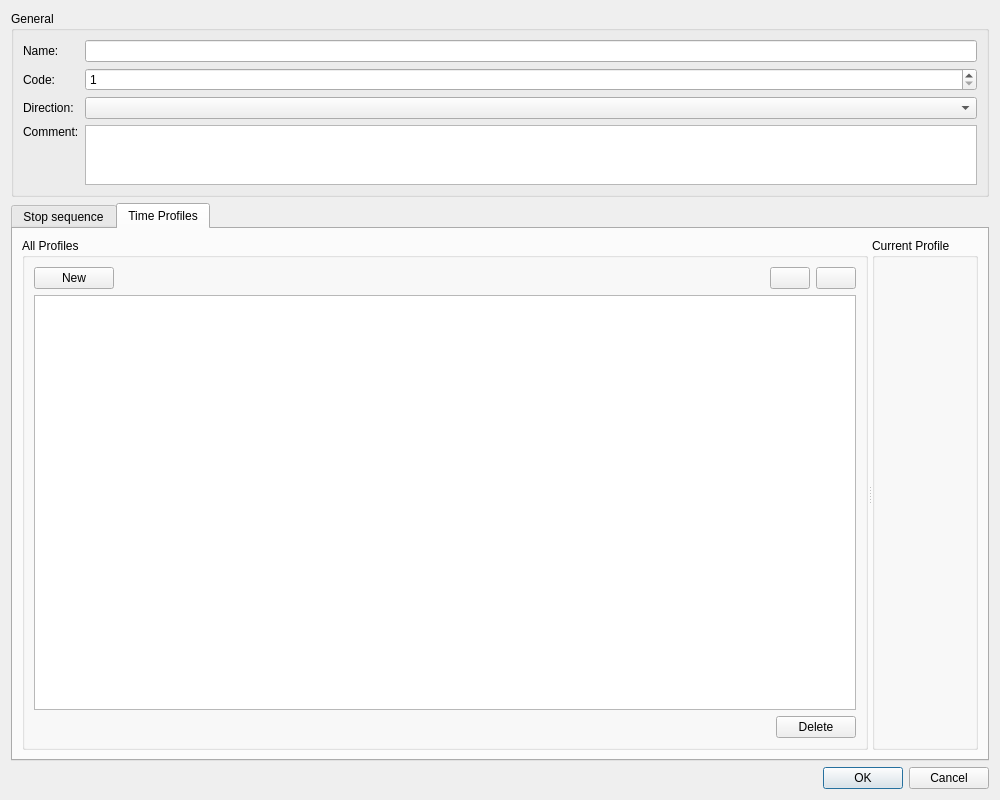
<?xml version="1.0" encoding="UTF-8"?>
<ui version="4.0">
 <class>DlgRouteEditor</class>
 <widget class="QDialog" name="DlgRouteEditor">
  <property name="geometry">
   <rect>
    <x>0</x>
    <y>0</y>
    <width>1000</width>
    <height>800</height>
   </rect>
  </property>
  <property name="windowTitle">
   <string notr="true"/>
  </property>
  <layout class="QVBoxLayout" name="verticalLayout_4">
   <item>
    <widget class="QGroupBox" name="groupBox">
     <property name="title">
      <string>General</string>
     </property>
     <layout class="QFormLayout" name="formLayout">
      <item row="0" column="0">
       <widget class="QLabel" name="lName">
        <property name="text">
         <string>Name:</string>
        </property>
       </widget>
      </item>
      <item row="0" column="1">
       <widget class="QLineEdit" name="leName"/>
      </item>
      <item row="1" column="0">
       <widget class="QLabel" name="lCode">
        <property name="text">
         <string>Code:</string>
        </property>
       </widget>
      </item>
      <item row="1" column="1">
       <widget class="QSpinBox" name="sbCode">
        <property name="minimum">
         <number>1</number>
        </property>
        <property name="maximum">
         <number>999</number>
        </property>
       </widget>
      </item>
      <item row="2" column="0">
       <widget class="QLabel" name="lDirection">
        <property name="text">
         <string>Direction:</string>
        </property>
       </widget>
      </item>
      <item row="2" column="1">
       <widget class="QComboBox" name="cbDirection"/>
      </item>
      <item row="3" column="0">
       <widget class="QLabel" name="lComment">
        <property name="text">
         <string>Comment:</string>
        </property>
       </widget>
      </item>
      <item row="3" column="1">
       <widget class="QPlainTextEdit" name="pteComment">
        <property name="sizePolicy">
         <sizepolicy hsizetype="Expanding" vsizetype="Ignored">
          <horstretch>0</horstretch>
          <verstretch>0</verstretch>
         </sizepolicy>
        </property>
        <property name="minimumSize">
         <size>
          <width>0</width>
          <height>60</height>
         </size>
        </property>
       </widget>
      </item>
     </layout>
    </widget>
   </item>
   <item>
    <layout class="QHBoxLayout" name="horizontalLayout_2">
     <item>
      <widget class="QTabWidget" name="tabWidget">
       <property name="currentIndex">
        <number>1</number>
       </property>
       <widget class="QWidget" name="stopSequencePage">
        <attribute name="title">
         <string>Stop sequence</string>
        </attribute>
        <layout class="QHBoxLayout" name="horizontalLayout">
         <item>
          <layout class="QVBoxLayout" name="verticalLayout_3">
           <item>
            <widget class="QLabel" name="label">
             <property name="text">
              <string>All Busstops:</string>
             </property>
            </widget>
           </item>
           <item>
            <widget class="QLineEdit" name="leBusstopsSearch">
             <property name="placeholderText">
              <string>Search Busstops...</string>
             </property>
             <property name="clearButtonEnabled">
              <bool>true</bool>
             </property>
            </widget>
           </item>
           <item>
            <widget class="QListView" name="lwAllBusstops"/>
           </item>
          </layout>
         </item>
         <item>
          <layout class="QVBoxLayout" name="verticalLayout">
           <item>
            <spacer name="verticalSpacer">
             <property name="orientation">
              <enum>Qt::Orientation::Vertical</enum>
             </property>
             <property name="sizeHint" stdset="0">
              <size>
               <width>20</width>
               <height>40</height>
              </size>
             </property>
            </spacer>
           </item>
           <item>
            <widget class="QPushButton" name="pbBusstopAdd">
             <property name="text">
              <string/>
             </property>
            </widget>
           </item>
           <item>
            <widget class="QPushButton" name="pbBusstopRemove">
             <property name="text">
              <string/>
             </property>
            </widget>
           </item>
           <item>
            <widget class="QPushButton" name="pbBusstopUp">
             <property name="text">
              <string/>
             </property>
            </widget>
           </item>
           <item>
            <widget class="QPushButton" name="pbBusstopDown">
             <property name="text">
              <string/>
             </property>
            </widget>
           </item>
           <item>
            <widget class="QPushButton" name="pbBusstopsReverse">
             <property name="text">
              <string/>
             </property>
            </widget>
           </item>
           <item>
            <spacer name="verticalSpacer_2">
             <property name="orientation">
              <enum>Qt::Orientation::Vertical</enum>
             </property>
             <property name="sizeHint" stdset="0">
              <size>
               <width>20</width>
               <height>40</height>
              </size>
             </property>
            </spacer>
           </item>
          </layout>
         </item>
         <item>
          <layout class="QVBoxLayout" name="verticalLayout_2">
           <item>
            <widget class="QLabel" name="label_2">
             <property name="text">
              <string>Busstops of the route:</string>
             </property>
            </widget>
           </item>
           <item>
            <widget class="QCheckBox" name="cbAutoSelectPlatforms">
             <property name="text">
              <string>Automatically select platforms from other routes</string>
             </property>
             <property name="checked">
              <bool>true</bool>
             </property>
            </widget>
           </item>
           <item>
            <widget class="QTreeView" name="twRouteBusstops">
             <property name="editTriggers">
              <set>QAbstractItemView::EditTrigger::AllEditTriggers</set>
             </property>
            </widget>
           </item>
          </layout>
         </item>
        </layout>
       </widget>
       <widget class="QWidget" name="timeProfilesPage">
        <attribute name="title">
         <string>Time Profiles</string>
        </attribute>
        <layout class="QVBoxLayout" name="verticalLayout_7">
         <item>
          <widget class="QSplitter" name="splitter">
           <property name="orientation">
            <enum>Qt::Orientation::Horizontal</enum>
           </property>
           <widget class="QGroupBox" name="gbAllProfiles">
            <property name="title">
             <string>All Profiles</string>
            </property>
            <layout class="QVBoxLayout" name="verticalLayout_5">
             <item>
              <layout class="QHBoxLayout" name="horizontalLayout_3">
               <item>
                <widget class="QPushButton" name="pbProfileNew">
                 <property name="text">
                  <string>New</string>
                 </property>
                </widget>
               </item>
               <item>
                <spacer name="horizontalSpacer">
                 <property name="orientation">
                  <enum>Qt::Orientation::Horizontal</enum>
                 </property>
                 <property name="sizeHint" stdset="0">
                  <size>
                   <width>40</width>
                   <height>20</height>
                  </size>
                 </property>
                </spacer>
               </item>
               <item>
                <widget class="QPushButton" name="pbProfileUp">
                 <property name="text">
                  <string/>
                 </property>
                </widget>
               </item>
               <item>
                <widget class="QPushButton" name="pbProfileDown">
                 <property name="text">
                  <string/>
                 </property>
                </widget>
               </item>
              </layout>
             </item>
             <item>
              <widget class="QTreeView" name="twProfiles"/>
             </item>
             <item>
              <layout class="QHBoxLayout" name="horizontalLayout_4">
               <item>
                <spacer name="horizontalSpacer_2">
                 <property name="orientation">
                  <enum>Qt::Orientation::Horizontal</enum>
                 </property>
                 <property name="sizeHint" stdset="0">
                  <size>
                   <width>40</width>
                   <height>20</height>
                  </size>
                 </property>
                </spacer>
               </item>
               <item>
                <widget class="QPushButton" name="pbProfileDelete">
                 <property name="text">
                  <string>Delete</string>
                 </property>
                </widget>
               </item>
              </layout>
             </item>
            </layout>
           </widget>
           <widget class="QGroupBox" name="gbCurrentProfile">
            <property name="title">
             <string>Current Profile</string>
            </property>
            <layout class="QVBoxLayout" name="verticalLayout_6">
             <item>
              <widget class="WdgTimeProfileEditor" name="timeProfileEditor" native="true"/>
             </item>
            </layout>
           </widget>
          </widget>
         </item>
        </layout>
       </widget>
      </widget>
     </item>
    </layout>
   </item>
   <item>
    <widget class="QDialogButtonBox" name="buttonBox">
     <property name="orientation">
      <enum>Qt::Orientation::Horizontal</enum>
     </property>
     <property name="standardButtons">
      <set>QDialogButtonBox::StandardButton::Cancel|QDialogButtonBox::StandardButton::Ok</set>
     </property>
    </widget>
   </item>
  </layout>
 </widget>
 <customwidgets>
  <customwidget>
   <class>WdgTimeProfileEditor</class>
   <extends>QWidget</extends>
   <header>src\ui\widgets\WdgTimeProfileEditor.h</header>
   <container>1</container>
  </customwidget>
 </customwidgets>
 <resources/>
 <connections>
  <connection>
   <sender>buttonBox</sender>
   <signal>accepted()</signal>
   <receiver>DlgRouteEditor</receiver>
   <slot>accept()</slot>
   <hints>
    <hint type="sourcelabel">
     <x>248</x>
     <y>254</y>
    </hint>
    <hint type="destinationlabel">
     <x>157</x>
     <y>274</y>
    </hint>
   </hints>
  </connection>
  <connection>
   <sender>buttonBox</sender>
   <signal>rejected()</signal>
   <receiver>DlgRouteEditor</receiver>
   <slot>reject()</slot>
   <hints>
    <hint type="sourcelabel">
     <x>316</x>
     <y>260</y>
    </hint>
    <hint type="destinationlabel">
     <x>286</x>
     <y>274</y>
    </hint>
   </hints>
  </connection>
 </connections>
</ui>
